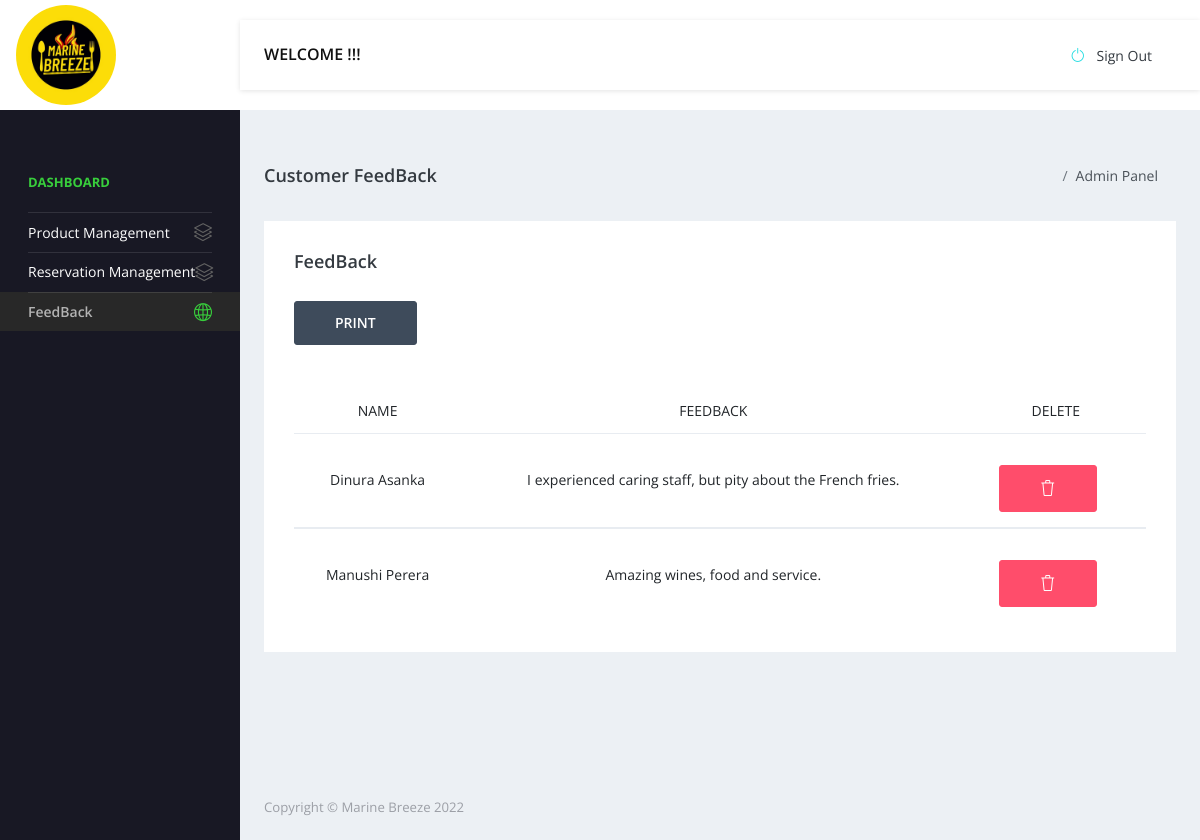
The app's page /pages/feedback/feedback.php with its own data.
### tables this page shows
CREATE TABLE IF NOT EXISTS `feedback` (
  `fID` int(11) NOT NULL AUTO_INCREMENT,
  `fName` varchar(70) NOT NULL,
  `fComment` varchar(600) NOT NULL,
  PRIMARY KEY (`fID`)
);

### pages/feedback/feedback.php (the view, shortened to what this page needs)
<?php
include '../includes/security.php';
include '../includes/header.php';
include '../includes/nav1.php';
?>
<div class="main-panel">
    <div class="content-wrapper">
        <div class="page-header">
            <h3 class="page-title"> Customer FeedBack </h3>
            <nav aria-label="breadcrumb">
                <ol class="breadcrumb">
                    <li class="breadcrumb-item active" aria-current="page">Admin Panel</li>
                </ol>
            </nav>
        </div>
        <div class="row">
            <div class="col-lg-12 grid-margin stretch-card">
                <div class="card">
                    <div class="card-body">
                        <h4 class="card-title">FeedBack</h4>
                        <div class="template-demo">
                            <button type="submit" class="btn btn-dark" name="printbtn" onclick="window.print();">PRINT</button>
                        </div>
                        <?php
                        $query = "SELECT * FROM feedback order by fID";
                        $query_run = mysqli_query($connection, $query);
                        if (!$query_run) {
                            echo $connection->error;
                            exit;
                        } else {
                        ?>
                            <table class="table table-hover">
                                <thead>
                                    <tr align="center">
                                        <br>
                                        <th>NAME</th>
                                        <th>FEEDBACK</th>
                                        <th>DELETE</th></br>
                                    </tr>
                                </thead>
                                <?php
                                if (mysqli_num_rows($query_run) > 0) {
                                    while ($row = mysqli_fetch_assoc($query_run)) {
                                ?>
                                        <tbody>
                                            <tr align="center">
                                                <td><?php echo $row['fName']; ?></td>
                                                <td><?php echo $row['fComment']; ?></td>
                                                <td align="center">
                                                    <form action="codefeedback.php" method="post">
                                                        <div class="template-demo">
                                                            <button type="submit" class="btn btn-danger " name="deletebtn"><i class="icon-trash"></i></button>
                                                        </div>
                                                    </form>
                                                </td>
                                            </tr>
                                        </tbody>
                            <?php
                                    }
                                } else {
                                    $_SESSION['status'] = "No Records Founded";
                                    $_SESSION['status_code'] = "error";
                                }
                            }
                            ?>
                            </table>
                    </div>
                </div>
            </div>
        </div>
        <br>
    </div>
    <?php
    include '../includes/footer.php';
    ?>
</div>
<?php
include '../includes/script.php';
?>

### records on screen
feedback: fName "Dinura Asanka", fComment "I experienced caring staff, but pity about the French fries."
feedback: fName "Manushi Perera", fComment "Amazing wines, food and service."
